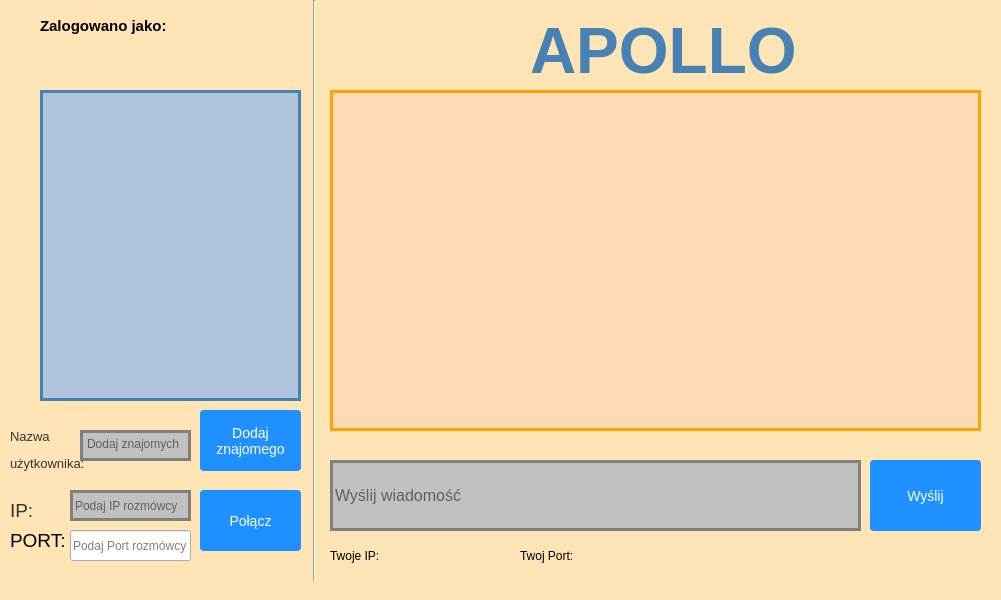
<?xml version="1.0" encoding="UTF-8"?>
<ui version="4.0">
 <class>Chat</class>
 <widget class="QMainWindow" name="Chat">
  <property name="geometry">
   <rect>
    <x>0</x>
    <y>0</y>
    <width>1001</width>
    <height>600</height>
   </rect>
  </property>
  <property name="windowTitle">
   <string>Chat</string>
  </property>
  <property name="styleSheet">
   <string notr="true">/* Apply a background color to the central widget */
QWidget#centralwidget {
    background-color: #FFE4B5;
}

/* Style the QTextEdit for displaying chat messages */
QTextEdit#chatTextEdit {
    background-color: #FFDAB9;
    border: 3px solid #FFA500;
}

/* Style the QLineEdit for entering messages */
QLineEdit#messageLineEdit,
QLineEdit#IPLineEdit {
    background-color: #C0C0C0;
    border: 3px solid #808080;
    transition: background-color 0.3s, border-color 0.3s;
}

/* LineEdit hover effect */
QLineEdit#messageLineEdit:hover,
QLineEdit#IPLineEdit:hover {
    background-color: #D3D3D3;
    border-color: #555555;
}

/* LineEdit active effect */
QLineEdit#messageLineEdit:focus,
QLineEdit#IPLineEdit:focus {
    background-color: #FFFFFF;
    border-color: #000000;
}

/* Style the QTextEdit for entering a new friend */
QTextEdit#addNewFriendTextEdit {
    background-color: #C0C0C0;
    border: 3px solid #808080;
    transition: background-color 0.3s, border-color 0.3s;
}

/* QTextEdit hover effect */
QTextEdit#addNewFriendTextEdit:hover {
    background-color: #D3D3D3;
    border-color: #555555;
}

/* QTextEdit active effect */
QTextEdit#addNewFriendTextEdit:focus {
    background-color: #FFFFFF;
    border-color: #000000;
}

/* Style the QListWidget for displaying the list of users */
QListWidget#listWidget {
    background-color: #B0C4DE;
    border: 3px solid #4682B4;
}

/* Style the QLabel for additional information */
QLabel#label {
    font-weight: bold;
    color: #333333;
}

QLabel#label_4 {
    font-weight: bold;
    color: #4682B4;
}

/* Style the QPushButton for sending messages */
QPushButton#sendButton,
QPushButton#connectButton,
QPushButton#addNewFriendPushButton {
    background-color: #1E90FF;
    color: #ffffff;
    border: 3px solid #1E90FF; /* Retain border color similar to background color */
    padding: 8px 12px;
    text-align: center;
    text-decoration: none;
    display: inline-block;
    font-size: 14px;
    cursor: pointer;
    border-radius: 4px;
    transition: background-color 0.3s, border-color 0.3s, color 0.3s;
}

/* Button hover effect */
QPushButton#sendButton:hover,
QPushButton#connectButton:hover,
QPushButton#addNewFriendPushButton:hover {
    background-color: #007bff;
    border-color: #007bff;
}

/* Button active effect */
QPushButton#sendButton:pressed,
QPushButton#connectButton:pressed,
QPushButton#addNewFriendPushButton:pressed {
    background-color: #0056b3;
    border-color: #0056b3;
}

/* Style the QLabel for &quot;IP&quot; and &quot;Port&quot; labels */
QLabel#label_2,
QLabel#label_3 {
    color: #333333;
}
</string>
  </property>
  <widget class="QWidget" name="centralwidget">
   <widget class="QTextEdit" name="chatTextEdit">
    <property name="geometry">
     <rect>
      <x>330</x>
      <y>90</y>
      <width>651</width>
      <height>341</height>
     </rect>
    </property>
    <property name="font">
     <font>
      <family>Arial</family>
      <pointsize>12</pointsize>
     </font>
    </property>
    <property name="readOnly">
     <bool>true</bool>
    </property>
   </widget>
   <widget class="QListWidget" name="listWidget">
    <property name="geometry">
     <rect>
      <x>40</x>
      <y>90</y>
      <width>261</width>
      <height>311</height>
     </rect>
    </property>
    <property name="font">
     <font>
      <family>Arial</family>
      <pointsize>12</pointsize>
     </font>
    </property>
    <property name="styleSheet">
     <string notr="true"/>
    </property>
   </widget>
   <widget class="QLabel" name="label">
    <property name="geometry">
     <rect>
      <x>330</x>
      <y>10</y>
      <width>431</width>
      <height>16</height>
     </rect>
    </property>
    <property name="text">
     <string/>
    </property>
   </widget>
   <widget class="QPushButton" name="sendButton">
    <property name="geometry">
     <rect>
      <x>870</x>
      <y>460</y>
      <width>111</width>
      <height>71</height>
     </rect>
    </property>
    <property name="font">
     <font>
      <family>Arial</family>
      <pointsize>-1</pointsize>
      <underline>false</underline>
      <strikeout>false</strikeout>
     </font>
    </property>
    <property name="cursor">
     <cursorShape>PointingHandCursor</cursorShape>
    </property>
    <property name="text">
     <string>Wyślij</string>
    </property>
   </widget>
   <widget class="QLabel" name="label_2">
    <property name="geometry">
     <rect>
      <x>10</x>
      <y>500</y>
      <width>49</width>
      <height>21</height>
     </rect>
    </property>
    <property name="font">
     <font>
      <family>Arial</family>
      <pointsize>14</pointsize>
     </font>
    </property>
    <property name="text">
     <string>IP:</string>
    </property>
   </widget>
   <widget class="QPushButton" name="connectButton">
    <property name="geometry">
     <rect>
      <x>200</x>
      <y>490</y>
      <width>101</width>
      <height>61</height>
     </rect>
    </property>
    <property name="font">
     <font>
      <family>Arial</family>
      <pointsize>-1</pointsize>
      <underline>false</underline>
      <strikeout>false</strikeout>
     </font>
    </property>
    <property name="cursor">
     <cursorShape>PointingHandCursor</cursorShape>
    </property>
    <property name="text">
     <string>Połącz</string>
    </property>
   </widget>
   <widget class="Line" name="line">
    <property name="geometry">
     <rect>
      <x>299</x>
      <y>0</y>
      <width>31</width>
      <height>581</height>
     </rect>
    </property>
    <property name="orientation">
     <enum>Qt::Vertical</enum>
    </property>
   </widget>
   <widget class="QLabel" name="label_4">
    <property name="geometry">
     <rect>
      <x>530</x>
      <y>20</y>
      <width>271</width>
      <height>61</height>
     </rect>
    </property>
    <property name="font">
     <font>
      <family>Arial</family>
      <pointsize>48</pointsize>
      <bold>true</bold>
     </font>
    </property>
    <property name="text">
     <string>APOLLO</string>
    </property>
   </widget>
   <widget class="QLineEdit" name="IPLineEdit">
    <property name="geometry">
     <rect>
      <x>70</x>
      <y>490</y>
      <width>121</width>
      <height>31</height>
     </rect>
    </property>
    <property name="placeholderText">
     <string>Podaj IP rozmówcy</string>
    </property>
   </widget>
   <widget class="QLineEdit" name="messageLineEdit">
    <property name="geometry">
     <rect>
      <x>330</x>
      <y>460</y>
      <width>531</width>
      <height>71</height>
     </rect>
    </property>
    <property name="font">
     <font>
      <family>Arial</family>
      <pointsize>12</pointsize>
     </font>
    </property>
    <property name="placeholderText">
     <string>Wyślij wiadomość</string>
    </property>
   </widget>
   <widget class="QTextEdit" name="addNewFriendTextEdit">
    <property name="geometry">
     <rect>
      <x>80</x>
      <y>430</y>
      <width>111</width>
      <height>31</height>
     </rect>
    </property>
    <property name="placeholderText">
     <string>Dodaj znajomych</string>
    </property>
   </widget>
   <widget class="QPushButton" name="addNewFriendPushButton">
    <property name="geometry">
     <rect>
      <x>200</x>
      <y>410</y>
      <width>101</width>
      <height>61</height>
     </rect>
    </property>
    <property name="font">
     <font>
      <pointsize>-1</pointsize>
      <underline>false</underline>
      <strikeout>false</strikeout>
     </font>
    </property>
    <property name="cursor">
     <cursorShape>PointingHandCursor</cursorShape>
    </property>
    <property name="text">
     <string>Dodaj 
znajomego</string>
    </property>
   </widget>
   <widget class="QLabel" name="label_5">
    <property name="geometry">
     <rect>
      <x>40</x>
      <y>10</y>
      <width>141</width>
      <height>31</height>
     </rect>
    </property>
    <property name="font">
     <font>
      <family>Arial</family>
      <pointsize>11</pointsize>
      <bold>true</bold>
     </font>
    </property>
    <property name="text">
     <string>Zalogowano jako:</string>
    </property>
   </widget>
   <widget class="QLabel" name="usernameLabel">
    <property name="geometry">
     <rect>
      <x>40</x>
      <y>40</y>
      <width>261</width>
      <height>41</height>
     </rect>
    </property>
    <property name="font">
     <font>
      <family>Arial</family>
      <pointsize>20</pointsize>
     </font>
    </property>
    <property name="text">
     <string/>
    </property>
   </widget>
   <widget class="QLabel" name="label_3">
    <property name="geometry">
     <rect>
      <x>10</x>
      <y>420</y>
      <width>111</width>
      <height>61</height>
     </rect>
    </property>
    <property name="font">
     <font>
      <family>Arial</family>
      <pointsize>10</pointsize>
     </font>
    </property>
    <property name="text">
     <string>&lt;html&gt;&lt;head/&gt;&lt;body&gt;&lt;p&gt;Nazwa &lt;/p&gt;&lt;p&gt;użytkownika:&lt;/p&gt;&lt;/body&gt;&lt;/html&gt;</string>
    </property>
   </widget>
   <widget class="QLineEdit" name="portLineEdit">
    <property name="geometry">
     <rect>
      <x>70</x>
      <y>530</y>
      <width>121</width>
      <height>31</height>
     </rect>
    </property>
    <property name="placeholderText">
     <string>Podaj Port rozmówcy</string>
    </property>
   </widget>
   <widget class="QLabel" name="label_6">
    <property name="geometry">
     <rect>
      <x>20</x>
      <y>540</y>
      <width>49</width>
      <height>16</height>
     </rect>
    </property>
    <property name="text">
     <string/>
    </property>
   </widget>
   <widget class="QLabel" name="label_7">
    <property name="geometry">
     <rect>
      <x>10</x>
      <y>530</y>
      <width>61</width>
      <height>21</height>
     </rect>
    </property>
    <property name="font">
     <font>
      <family>Arial</family>
      <pointsize>14</pointsize>
     </font>
    </property>
    <property name="text">
     <string>PORT:</string>
    </property>
   </widget>
   <widget class="QLabel" name="label_8">
    <property name="geometry">
     <rect>
      <x>330</x>
      <y>540</y>
      <width>61</width>
      <height>31</height>
     </rect>
    </property>
    <property name="text">
     <string>Twoje IP:</string>
    </property>
   </widget>
   <widget class="QLabel" name="yourIPLabel">
    <property name="geometry">
     <rect>
      <x>390</x>
      <y>540</y>
      <width>91</width>
      <height>31</height>
     </rect>
    </property>
    <property name="text">
     <string/>
    </property>
   </widget>
   <widget class="QLabel" name="label_9">
    <property name="geometry">
     <rect>
      <x>520</x>
      <y>540</y>
      <width>61</width>
      <height>31</height>
     </rect>
    </property>
    <property name="text">
     <string>Twoj Port:</string>
    </property>
   </widget>
   <widget class="QLabel" name="yourPortLabel">
    <property name="geometry">
     <rect>
      <x>580</x>
      <y>540</y>
      <width>111</width>
      <height>31</height>
     </rect>
    </property>
    <property name="text">
     <string/>
    </property>
   </widget>
  </widget>
  <widget class="QMenuBar" name="menubar">
   <property name="geometry">
    <rect>
     <x>0</x>
     <y>0</y>
     <width>1001</width>
     <height>22</height>
    </rect>
   </property>
  </widget>
 </widget>
 <resources/>
 <connections/>
</ui>
